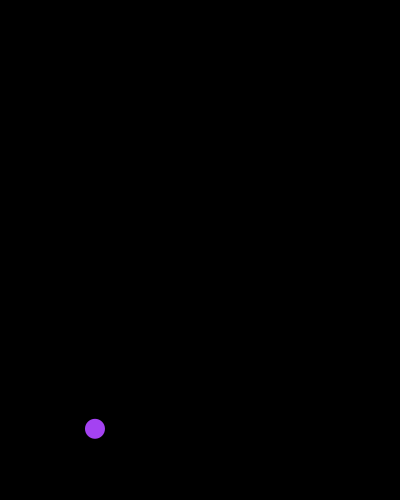
Frame 1 (no input)
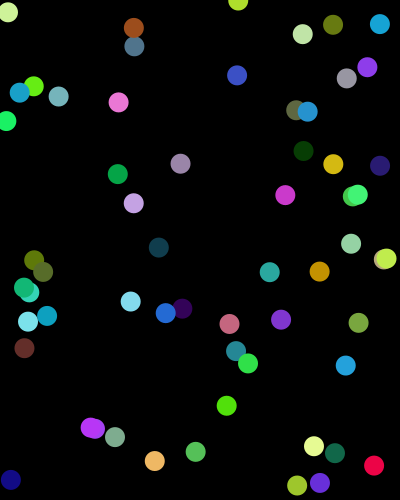
Frame 60 (the mouse pressed at the canvas centre just before this capture)
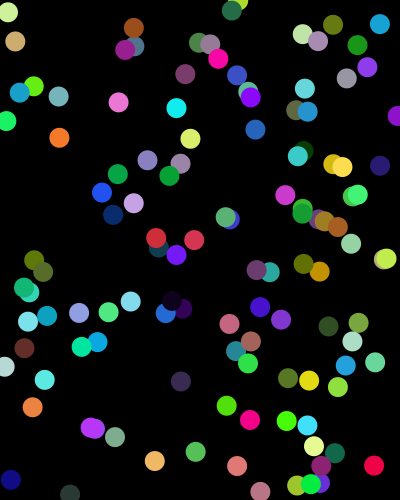
Frame 120 (the mouse held since frame 60 and released just before this capture)

The Processing sketch that drew these frames (run headless with seeded random() and noise(); from frame 60 on, the mouse is pressed at the canvas centre):

// Processing sketch: runyouli20221121a
// ── runyouli20221121a.pde
void setup()//只支持英文符号 执行一次的一次
{
  size(400,500);
  background(0);
  frameRate(300);
}
void draw()
{
  
  fill(random(0,255),random(0,255),random(0,255));
  noStroke();
  ellipse(random(0,400),random(0,500),20,20);
  
}
